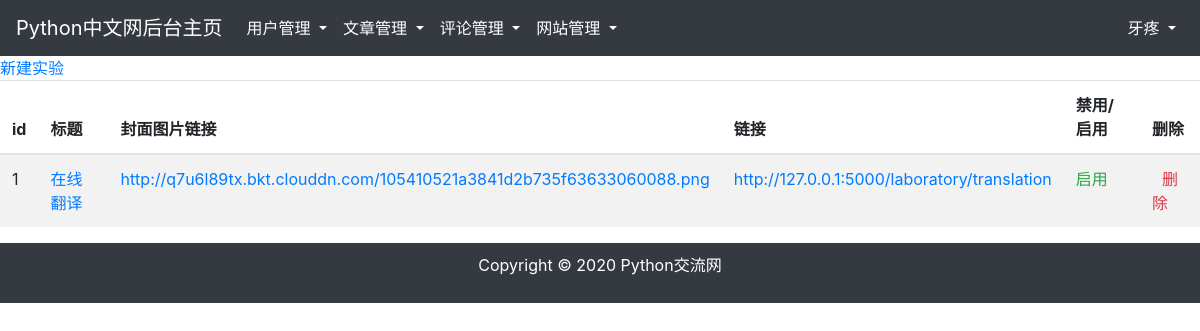
The app's page /backstage/experiment (signed in) with its own data.
### app/models.py (models this page shows, shortened)
class User(UserMixin, db.Model):
    __tablename__ = 'users'
    id = db.Column(db.Integer, primary_key=True)
    username = db.Column(db.String(64), unique=True)    # 不允许重复
    email = db.Column(db.String(128))
    password_hash = db.Column(db.String(128))
    confirmed = db.Column(db.Boolean, default=False)    # 邮箱验证
    forbid = db.Column(db.Boolean, default=False)   # 禁用，默认为不禁用
    level= db.Column(db.Integer, default=1) # 级别
    comments = db.relationship('Comment', backref='user', cascade='all')    # 评论
    articles = db.relationship('Article', backref='user')               # 文章
    manage_records = db.relationship('Manage_record', backref='user')   # 管理记录
    content_records = db.relationship('Content_record', backref='user') # 内容记录
    @property
    def password(self):
        raise AttributeError('password is not a readable attribute')

class Experiment(db.Model):
    __tablename__ = 'experiments'
    id = db.Column(db.Integer, primary_key=True)
    title = db.Column(db.Text)
    coverpic = db.Column(db.Text)
    link = db.Column(db.Text, default=None)
    forbid = db.Column(db.Boolean, default=False)   # 禁用，默认为不禁用

### app/backstage/experiment/views.py (the view)
@backstage_blueprint.route('/backstage/experiment')
@login_required
def experiment_manage():
    if current_user.forbid:
        return redirect(request.referrer or url_for('main.index'))
    if current_user.level >= 4:                         # 5级以上，可以查看管理日志
        experiments = Experiment.query.all()
        return render_template('backstage/experiment/index.html', current_user=current_user, experiments=experiments)
    flash('权限不够')
    return redirect(request.referrer or url_for('main.index'))

### app/models.py (called while the page is built)
@loginmanager.user_loader
def load_user(user_id):
    return User.query.get(int(user_id))

### app/templates/backstage/experiment/index.html (shortened to what this page needs)
{% extends "backstage/base.html" %}
{% block contents %}
<a href="{{ url_for('backstage.build_experiment')}}">新建实验</a>
<table class="table table-striped table-hover">
    <thead>
    <tr>
        <th>id</th>
        <th>标题</th>
        <th>封面图片链接</th>
        <th>链接</th>
        <th>禁用/启用</th>
        <th>删除</th>
    </tr>
    </thead>
    <tbody>
    {% for experiment in experiments %}
    <tr>
        <td>
            {{ experiment.id }}
        </td>
        <td>
            <a href="{{ url_for('backstage.edit_experiment', experiment_id=experiment.id) }}">
                {{ experiment.title }}
            </a>
        </td>
        <td>
            <a href="{{ experiment.coverpic }}" target="_blank">
                {{ experiment.coverpic }}
            </a>
        </td>
        <td>
            <a href="{{ experiment.link }}" target="_blank">
                {{ experiment.link }}
            </a>
        </td>
        <td>
            {% if experiment.forbid %}
            <span class="text-danger">禁用</span>
            {% else %}
            <span class="text-success">启用</span>
            {% endif %}
        </td>
        <td>
            <a class="text-decoration-none text-danger" data-toggle="modal" data-target="#DELETE{{ experiment.id }}" style="margin-left: 10px">删除</a>
        </td>
    </tr>
    {% endfor %}
    </tbody>
</table>
{% endblock %}

### app/templates/backstage/base.html (shortened to what this page needs)
<!DOCTYPE html>
<html lang="en">
<head>
    <link rel="stylesheet" href="https://cdn.staticfile.org/twitter-bootstrap/4.3.1/css/bootstrap.min.css">
    <link rel="stylesheet" href="https://cdn.staticfile.org/font-awesome/4.7.0/css/font-awesome.css">
    <link rel="stylesheet" href="{{ url_for('static', filename='css/tinymce_full_featured.css' )}}">
</head>
<body background="">
    <div style="height: 100%">
        <nav class="navbar navbar-expand-md bg-dark navbar-dark">
            <a class="navbar-brand" href="{{ url_for('backstage.index') }}">Python中文网后台主页</a>
            <div class="collapse navbar-collapse" id="daohanglanzhedie">
                <ul class="nav navbar-nav">
                    {% if current_user.level>=4 %}
                    <li class="nav-item dropdown">
                        <a class="nav-link dropdown-toggle active" href="#" id="navbardrop" data-toggle="dropdown">
                            用户管理
                        </a>
                    </li>
                    {% endif %}
                    <li class="nav-item dropdown">
                        <a class="nav-link dropdown-toggle active" href="#" id="navbardrop" data-toggle="dropdown">
                            文章管理
                        </a>
                    </li>
                    <li class="nav-item dropdown">
                        <a class="nav-link dropdown-toggle active" href="#" id="navbardrop" data-toggle="dropdown">
                            评论管理
                        </a>
                    </li>
                    {% if current_user.level>=4 %}
                    <li class="nav-item dropdown">
                        <a class="nav-link dropdown-toggle active" href="#" id="navbardrop" data-toggle="dropdown">
                            网站管理
                        </a>
                    </li>
                    {% endif %}
                </ul>
            </div>
            <div class="d-none d-md-block">
                <ul class="nav navbar-nav ">
                    <li class="nav-item dropdown">
                        <a class="nav-link dropdown-toggle active" href="#" id="navbardrop" data-toggle="dropdown">
                            {{ current_user.username }}
                        </a>
                    </li>
                </ul>
            </div>
        </nav>
        <div style="background-color: ">
            {% block contents%}
            {% endblock%}
        </div>
    </div>
    <footer class="bg-dark">
        <div class="container" style="padding: 10px">
            <p class="text-center text-white"> Copyright © 2020 Python交流网 </p>
        </div>
    </footer>
</body>
</html>

### app/templates/backstage/base.html (style rules this page uses)
* { box-sizing: border-box; }

### records on screen
User: username "牙疼"
Experiment: id "1", title "在线翻译", coverpic "http://q7u6l89tx.bkt.clouddn.com/105410521a3841d2b735f63633060088.png", link "http://127.0.0.1:5000/laboratory/translation", forbid "启用"
